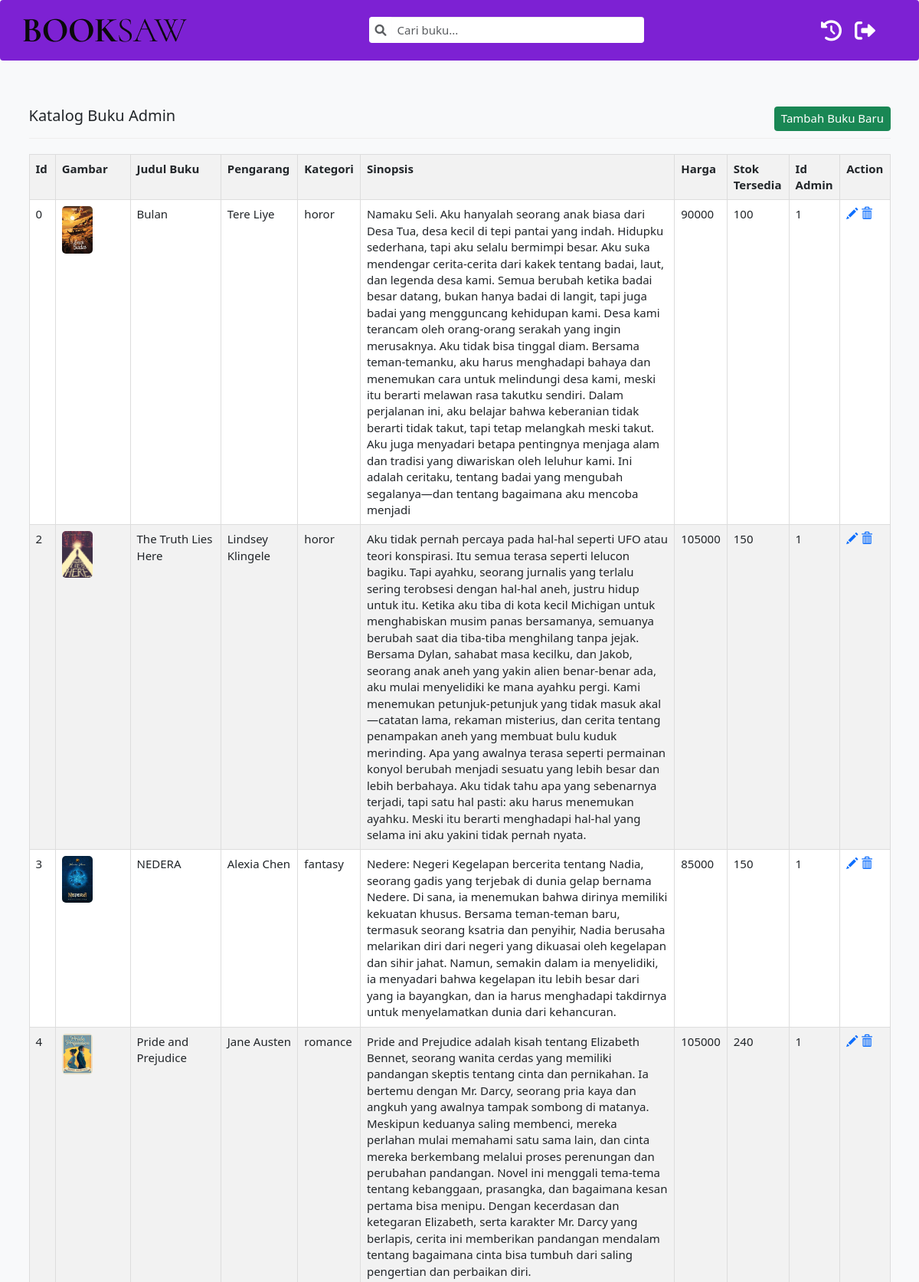
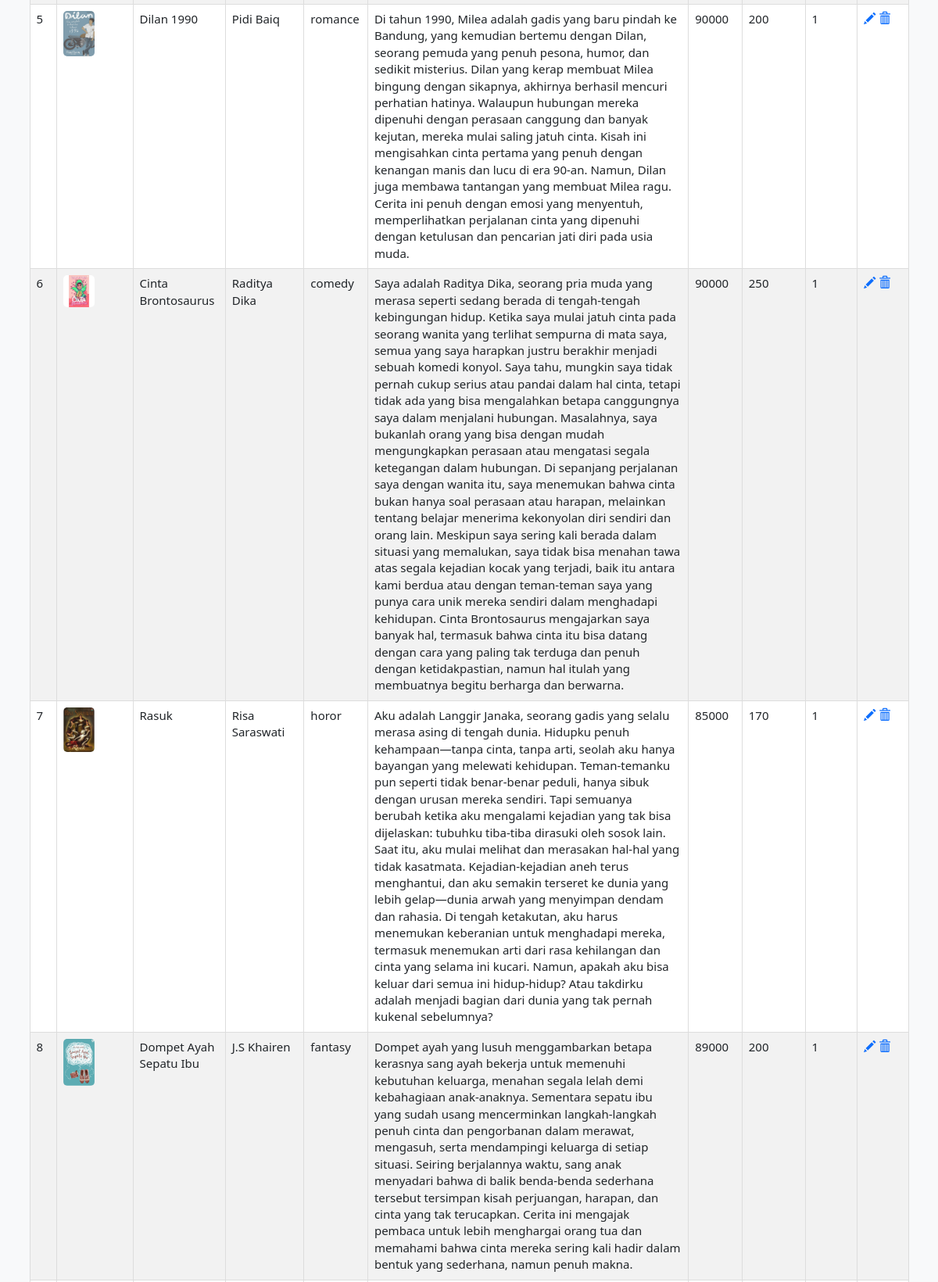
The page / (upper part) on the database its author committed (2 pictures, top to bottom).
### tables this page shows
CREATE TABLE `buku` (
  `id` int(11) NOT NULL,
  `judul_buku` varchar(100) DEFAULT NULL,
  `pengarang` varchar(20) DEFAULT NULL,
  `kategori` enum('horor','fantasy','romance','comedy') DEFAULT NULL,
  `sinopsis` text DEFAULT NULL,
  `harga` int(11) DEFAULT NULL,
  `stok_tersedia` int(11) DEFAULT NULL,
  `id_admin` int(11) DEFAULT NULL,
  `gambar` varchar(255) DEFAULT 'default.jpg',
  PRIMARY KEY (`id`),
  KEY `fk_buku_buku` (`id_admin`)
);

### index.php (the view, shortened to what this page needs)
<!DOCTYPE html>
<html lang="id">
<head>
<?php include "head.php"; ?>
<link href="https://cdn.jsdelivr.net/npm/bootstrap@5.3.0-alpha3/dist/css/bootstrap.min.css" rel="stylesheet">
<link href="https://cdnjs.cloudflare.com/ajax/libs/font-awesome/6.0.0-beta3/css/all.min.css" rel="stylesheet">
</head>
<body>
<nav class="navbar navbar-expand-lg">
  <div class="container-fluid d-flex justify-content-between align-items-center">
    <div class="main-logo">
        <a href="index.html"><img src="img/main-logo.png" alt="logo"></a>
    </div>
    <div class="collapse navbar-collapse" id="navbarScroll">
        <form class="d-flex mx-auto" style="width: 40%;" role="search">
            <div class="input-group">
                <span class="input-group-text bg-white border-0">
                    <i class="fa-solid fa-magnifying-glass text-muted" style="font-size: 15px"></i>
                </span>
                <input type="text" id="searchInput" placeholder="Cari buku..." class="form-control border-0" style="font-size: 15px">
            </div>
        </form>
        <a href="data_admin.php" class="btn d-flex align-items-center" style="color: white;">
            <i class="fa-solid fa-clock-rotate-left" style="font-size: 27px;"></i>
        </a>
        <a href="signin.php" class="btn d-flex align-items-center" style="color: white;">
            <i class="fas fa-sign-out-alt me-2" style="font-size: 27px;"></i>
        </a>
    </div>
  </div>
</nav>
<div class="container">
    <div class="row">
        <div class="col-lg-12 mx-auto">
            <div class="page-header clearfix">
                <h2 class="pull-left">Katalog Buku Admin</h2>
                <a href="create.php" class="btn btn-success pull-right" style="font-size:15px">Tambah Buku Baru</a>
            </div>
            <?php
            include_once 'connection.php';
            $result = mysqli_query($conn,"SELECT * FROM buku");
            if (mysqli_num_rows($result) > 0) {
            ?>
            <table class='table table-bordered table-striped'>
                <tr>
                    <th>Id</th>
                    <th>Gambar</th>
                    <th>Judul Buku</th>
                    <th>Pengarang</th>
                    <th>Kategori</th>
                    <th>Sinopsis</th>
                    <th>Harga</th>
                    <th>Stok Tersedia</th>
                    <th>Id Admin</th>
                    <th>Action</th>
                </tr>
                <?php while($row = mysqli_fetch_array($result)) { ?>
                <tr>
                    <td><?php echo $row["id"]; ?></td>
                    <td><img src="<?php echo $row["gambar"]; ?>" style="width: 50%"></td>
                    <td><?php echo $row["judul_buku"]; ?></td>
                    <td><?php echo $row["pengarang"]; ?></td>
                    <td><?php echo $row["kategori"]; ?></td>
                    <td><?php echo $row["sinopsis"]; ?></td>
                    <td><?php echo $row["harga"]; ?></td>
                    <td><?php echo $row["stok_tersedia"]; ?></td>
                    <td><?php echo $row["id_admin"]; ?></td>
                    <td>
                        <a href="update.php?id=<?php echo $row["id"]; ?>" title='Update Record'><span class='glyphicon glyphicon-pencil'></span></a>
                        <a href="delete.php?id=<?php echo $row["id"]; ?>" title='Delete Record'><span class='glyphicon glyphicon-trash'></span></a>
                    </td>
                </tr>
                <?php } ?>
            </table>
            <?php } else { echo "No result found"; } ?>
        </div>
    </div>
</body>
</html>

### index.php (style rules this page uses)
body { background-color: #f8f9fa; font-size:15px; }
.navbar { background-color:rgb(125, 33, 211); padding:20px; }
img { border-radius: 5px; object-fit: cover; }
table { width: 100%; border-collapse: collapse; }
th, td { border: 1px solid black; padding: 8px; text-align: left; }
th { background-color: #f2f2f2; }

### rows shown on the page
buku: id "0", gambar (picture), judul_buku "Bulan", pengarang "Tere Liye", kategori "horor", sinopsis "Namaku Seli. Aku hanyalah seorang anak biasa dari Desa Tua, desa kecil di tepi pantai yang indah. Hidupku sederhana, tapi aku selalu bermimpi besar. Aku suka mendengar cerita-cerita dari kakek tentang badai, laut, dan legenda desa kami. Semua berubah ketika badai besar datang, bukan hanya badai di langit, tapi juga badai yang mengguncang kehidupan kami. Desa kami terancam oleh orang-orang serakah yang ingin merusaknya. Aku tidak bisa tinggal diam. Bersama teman-temanku, aku harus menghadapi bahaya dan menemukan cara untuk melindungi desa kami, meski itu berarti melawan rasa takutku sendiri. Dalam perjalanan ini, aku belajar bahwa keberanian tidak berarti tidak takut, tapi tetap melangkah…", harga "90000", stok_tersedia "100", id_admin "1"
buku: id "2", gambar (picture), judul_buku "The Truth Lies Here", pengarang "Lindsey Klingele", kategori "horor", sinopsis "Aku tidak pernah percaya pada hal-hal seperti UFO atau teori konspirasi. Itu semua terasa seperti lelucon bagiku. Tapi ayahku, seorang jurnalis yang terlalu sering terobsesi dengan hal-hal aneh, justru hidup untuk itu. Ketika aku tiba di kota kecil Michigan untuk menghabiskan musim panas bersamanya, semuanya berubah saat dia tiba-tiba menghilang tanpa jejak. Bersama Dylan, sahabat masa kecilku, dan Jakob, seorang anak aneh yang yakin alien benar-benar ada, aku mulai menyelidiki ke mana ayahku pergi. Kami menemukan petunjuk-petunjuk yang tidak masuk akal—catatan lama, rekaman misterius, dan cerita tentang penampakan aneh yang membuat bulu kuduk merinding. Apa yang awalnya terasa seperti…", harga "105000", stok_tersedia "150", id_admin "1"
buku: id "3", gambar (picture), judul_buku "NEDERA", pengarang "Alexia Chen", kategori "fantasy", sinopsis "Nedere: Negeri Kegelapan bercerita tentang Nadia, seorang gadis yang terjebak di dunia gelap bernama Nedere. Di sana, ia menemukan bahwa dirinya memiliki kekuatan khusus. Bersama teman-teman baru, termasuk seorang ksatria dan penyihir, Nadia berusaha melarikan diri dari negeri yang dikuasai oleh kegelapan dan sihir jahat. Namun, semakin dalam ia menyelidiki, ia menyadari bahwa kegelapan itu lebih besar dari yang ia bayangkan, dan ia harus menghadapi takdirnya untuk menyelamatkan dunia dari kehancuran.", harga "85000", stok_tersedia "150", id_admin "1"
buku: id "4", gambar (picture), judul_buku "Pride and Prejudice", pengarang "Jane Austen", kategori "romance", sinopsis "Pride and Prejudice adalah kisah tentang Elizabeth Bennet, seorang wanita cerdas yang memiliki pandangan skeptis tentang cinta dan pernikahan. Ia bertemu dengan Mr. Darcy, seorang pria kaya dan angkuh yang awalnya tampak sombong di matanya. Meskipun keduanya saling membenci, mereka perlahan mulai memahami satu sama lain, dan cinta mereka berkembang melalui proses perenungan dan perubahan pandangan. Novel ini menggali tema-tema tentang kebanggaan, prasangka, dan bagaimana kesan pertama bisa menipu. Dengan kecerdasan dan ketegaran Elizabeth, serta karakter Mr. Darcy yang berlapis, cerita ini memberikan pandangan mendalam tentang bagaimana cinta bisa tumbuh dari saling pengertian dan perbaikan…", harga "105000", stok_tersedia "240", id_admin "1"
buku: id "5", gambar (picture), judul_buku "Dilan 1990", pengarang "Pidi Baiq", kategori "romance", sinopsis "Di tahun 1990, Milea adalah gadis yang baru pindah ke Bandung, yang kemudian bertemu dengan Dilan, seorang pemuda yang penuh pesona, humor, dan sedikit misterius. Dilan yang kerap membuat Milea bingung dengan sikapnya, akhirnya berhasil mencuri perhatian hatinya. Walaupun hubungan mereka dipenuhi dengan perasaan canggung dan banyak kejutan, mereka mulai saling jatuh cinta. Kisah ini mengisahkan cinta pertama yang penuh dengan kenangan manis dan lucu di era 90-an. Namun, Dilan juga membawa tantangan yang membuat Milea ragu. Cerita ini penuh dengan emosi yang menyentuh, memperlihatkan perjalanan cinta yang dipenuhi dengan ketulusan dan pencarian jati diri pada usia muda.", harga "90000", stok_tersedia "200", id_admin "1"
buku: id "6", gambar (picture), judul_buku "Cinta Brontosaurus", pengarang "Raditya Dika", kategori "comedy", sinopsis "Saya adalah Raditya Dika, seorang pria muda yang merasa seperti sedang berada di tengah-tengah kebingungan hidup. Ketika saya mulai jatuh cinta pada seorang wanita yang terlihat sempurna di mata saya, semua yang saya harapkan justru berakhir menjadi sebuah komedi konyol. Saya tahu, mungkin saya tidak pernah cukup serius atau pandai dalam hal cinta, tetapi tidak ada yang bisa mengalahkan betapa canggungnya saya dalam menjalani hubungan. Masalahnya, saya bukanlah orang yang bisa dengan mudah mengungkapkan perasaan atau mengatasi segala ketegangan dalam hubungan. Di sepanjang perjalanan saya dengan wanita itu, saya menemukan bahwa cinta bukan hanya soal perasaan atau harapan, melainkan tentang…", harga "90000", stok_tersedia "250", id_admin "1"
buku: id "7", gambar (picture), judul_buku "Rasuk", pengarang "Risa Saraswati", kategori "horor", sinopsis "Aku adalah Langgir Janaka, seorang gadis yang selalu merasa asing di tengah dunia. Hidupku penuh kehampaan—tanpa cinta, tanpa arti, seolah aku hanya bayangan yang melewati kehidupan. Teman-temanku pun seperti tidak benar-benar peduli, hanya sibuk dengan urusan mereka sendiri. Tapi semuanya berubah ketika aku mengalami kejadian yang tak bisa dijelaskan: tubuhku tiba-tiba dirasuki oleh sosok lain. Saat itu, aku mulai melihat dan merasakan hal-hal yang tidak kasatmata. Kejadian-kejadian aneh terus menghantui, dan aku semakin terseret ke dunia yang lebih gelap—dunia arwah yang menyimpan dendam dan rahasia. Di tengah ketakutan, aku harus menemukan keberanian untuk menghadapi mereka, termasuk…", harga "85000", stok_tersedia "170", id_admin "1"
buku: id "8", gambar (picture), judul_buku "Dompet Ayah Sepatu Ibu", pengarang "J.S Khairen", kategori "fantasy", sinopsis "Dompet ayah yang lusuh menggambarkan betapa kerasnya sang ayah bekerja untuk memenuhi kebutuhan keluarga, menahan segala lelah demi kebahagiaan anak-anaknya. Sementara sepatu ibu yang sudah usang mencerminkan langkah-langkah penuh cinta dan pengorbanan dalam merawat, mengasuh, serta mendampingi keluarga di setiap situasi. Seiring berjalannya waktu, sang anak menyadari bahwa di balik benda-benda sederhana tersebut tersimpan kisah perjuangan, harapan, dan cinta yang tak terucapkan. Cerita ini mengajak pembaca untuk lebih menghargai orang tua dan memahami bahwa cinta mereka sering kali hadir dalam bentuk yang sederhana, namun penuh makna.", harga "89000", stok_tersedia "200", id_admin "1"
